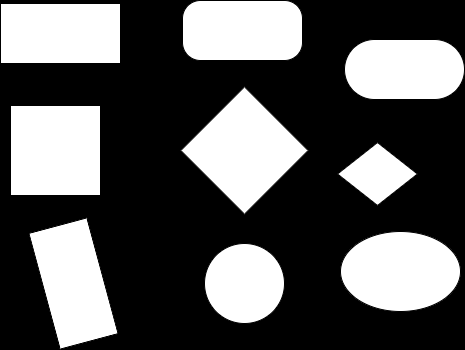
#> input picture src/images/shape1.png, 465 x 350 px, found by its file name
$ python simple.py
#> lines starting #> are read from the running program, lines starting #| are printed output that depends on the picture; after the words box and inside, x2 and y2 are one past the last pixel; in counts of white or black regions, pixels touching at a corner belong together
import cv2
import numpy as np

path = '/images/shape1.png'
img = cv2.imread(path)
#> img is the input picture: shape (350, 465, 3); min 0, max 255, mean 90.4
imgGrey = cv2.cvtColor(img, cv2.COLOR_BGR2GRAY)
_, thrash = cv2.threshold(imgGrey, 240, 255, cv2.THRESH_BINARY)
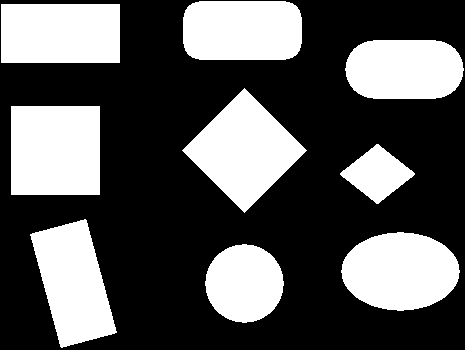
#> thrash: shape (350, 465); 35% white; 9 white regions
contours, _ = cv2.findContours(thrash, cv2.RETR_TREE, cv2.CHAIN_APPROX_NONE)
#> contours = 9 contours; largest, box (x1, y1, x2, y2) and area: (11, 106, 100, 195) 7744, (182, 88, 307, 213) 7688, (341, 232, 460, 311) 7100, (1, 4, 120, 63) 6844, (30, 219, 117, 348) 6724

for contour in contours:
    approx = cv2.approxPolyDP(contour, 0.01* cv2.arcLength(contour, True), True)
    cv2.drawContours(img, [approx], 0, (0, 0, 0), 5)
    x = approx.ravel()[0]
    y = approx.ravel()[1]
    if len(approx) == 3:
        cv2.putText(img, "Triangle", (x, y), cv2.FONT_HERSHEY_COMPLEX, 0.5, (0, 0, 0))
#> this loop made 9 passes
#> (approx, x, y) on passes 3, 4, 5, 6, 8: ([[85, 219], [30, 234], [61, 347], [116, 332]], 85, 219), ([[376, 144], [340, 174], [378, 203], [414, 173]], 376, 144), ([[11, 106], [11, 194], [99, 194], [99, 106]], 11, 106), ([[244, 88], [182, 150], [244, 212], [306, 150]], 244, 88), ([[1, 4], [1, 62], [119, 62], [119, 4]], 1, 4)
#> (x, y) on passes 1, 2, 7, 9: (242, 244), (343, 261), (345, 68), (185, 10)
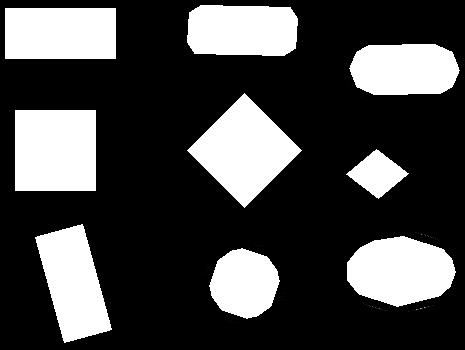
#> img: shape (350, 465, 3); 8.57% of pixels changed, all inside (x1, y1, x2, y2) = (1, 0, 465, 350)

cv2.imshow("shapes", img)
cv2.waitKey(0)
cv2.destroyAllWindows()

$ run again, with src/images/shape2.png copied over src/images/shape1.png
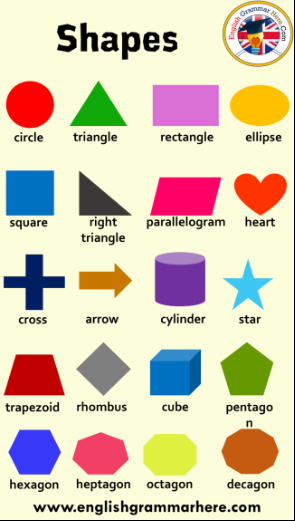
#> input picture src/images/shape2.png, 295 x 521 px, found by its file name
#> img is the input picture: shape (521, 295, 3); mean B, G, R 179.8, 203.8, 215.8
#> `_, thrash = cv2.threshold(imgGrey, 240, 255, cv2.THRESH_BINARY)`:
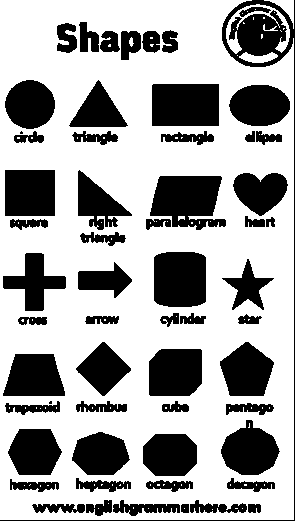
#> thrash: shape (521, 295); 65.8% white; 59 black regions (2 under 20 px)
#> contours = 148 contours, 87 with area under 20; largest, box (x1, y1, x2, y2) and area: (0, 0, 294, 520) 147956, (149, 175, 227, 231) 3148, (151, 83, 220, 127) 2920, (153, 251, 207, 308) 2840, (148, 348, 203, 397) 2429
#> the loop `for contour in contours:` made 148 passes
#> (x, y) on passes 1, 2, 5, 7, 11, 12, 13, 14: (237, 55), (239, 57), (233, 29), (263, 25), (274, 12), (229, 20), (238, 13), (242, 13)
#> after the loop `for contour in contours:`:
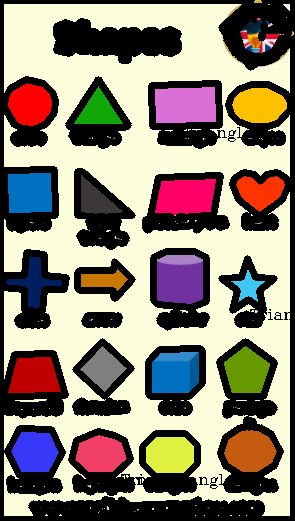
#> img: shape (521, 295, 3); mean B, G, R 115.1, 130, 139.4
